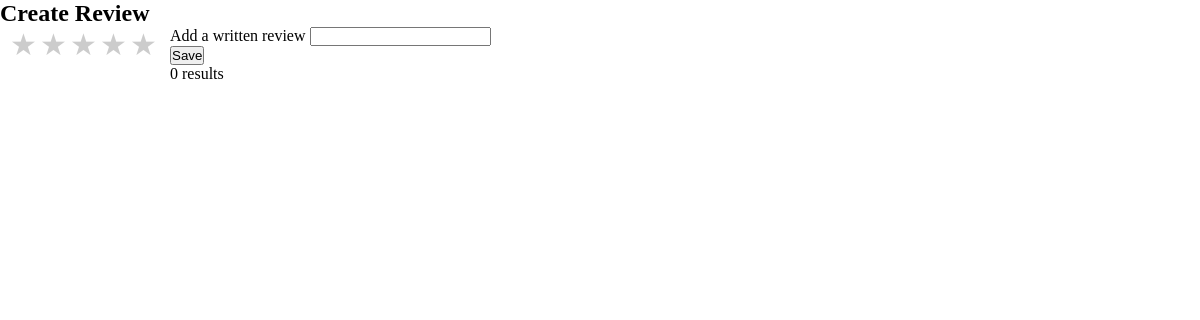
Before: /review1.php with the older database file.
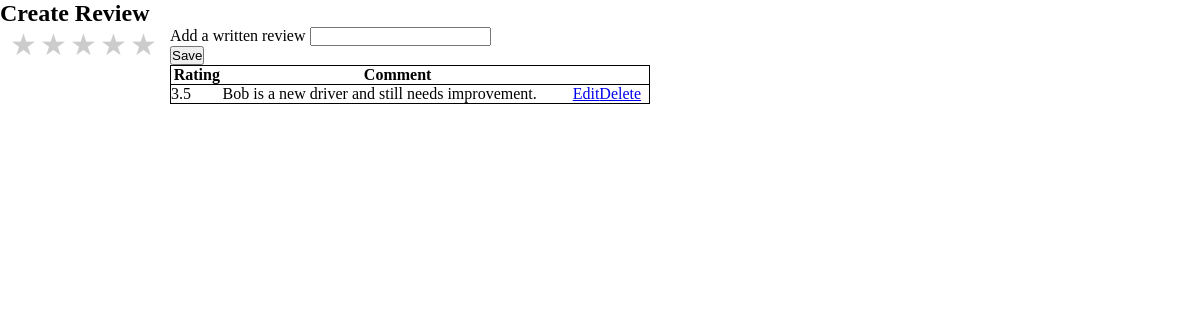
After: the same page with the newer database file.
### tables this page shows
CREATE TABLE RATING_PASSENGER (
    RatingID INT AUTO_INCREMENT,
    PassengerID INT,
    Star_rating DECIMAL(5,1),
    Comments VARCHAR(255),
    PRIMARY KEY (RatingID),
    FOREIGN KEY (PassengerID) REFERENCES PASSENGER(PassengerID)
);

### review1.php (the view, shortened to what this page needs)
<!DOCTYPE html>
<html>
<head>
</head>
<body>
    <h2>Create Review</h2>
	<form method="post" action="config.php" >
	<div class="wrapper">
		<div class="Star_rating">
    	<label for="star5" title="text">5</label>
    	<label for="star4" title="text">4</label>
    	<label for="star3" title="text">3</label>
    	<label for="star2" title="text">2</label>
    	<label for="star1" title="text">1</label>
  </div>
		</div>
		<div class="input-group">
			<label>Add a written review</label>
			<input type="text" name="comments" value="">
		</div>
		<div class="input-group">
			<button class="btn" type="submit" name="save" >Save</button>
		</div>
	</form>
        <div class='table'>
            <?php
            $con = mysqli_connect("db.luddy.indiana.edu", "i494f22_team06", "my+sql=i494f22_team06", "i494f22_team06");
            $sql = "SELECT RatingID, PassengerID ,Star_rating, Comments FROM RATING_PASSENGER";
            $result = mysqli_query($con, $sql);
            $num_rows = mysqli_num_rows($result);
            if ($num_rows > 0) {
                echo "<table style='border:1px red; border-collapse: collapse; width:40%; border: solid 2px solid black;'>";
                echo "<tr style='border:1px solid black;'><th>Rating</th><th>Comment</th>";
                while ($row = $result->fetch_assoc()) {
                    echo "<tr style='border:1px solid black;'>";
                    echo "<td>" .$row["Star_rating"] . "</td>";
                    echo "<td>" . $row["Comments"] . "</td>";
                    echo "<td>";
                    echo "<div class='btn-group'>";
                    echo "<a class='btn btn-warning'href='edit.php?RatingID=".$row['RatingID']."'>Edit</a>";
                    echo "<a class='btn btn-warning'href='delete.php?RatingID=".$row['RatingID']."'>Delete</a>";
                    echo "</div>";
                    echo "</td>";
                    echo "</tr>";
                }
                echo "</table>";
            } else {
                echo "0 results";
            }
            ?>
</body>
</html>

### review1.php (style rules this page uses)
* { margin: 0; padding: 0; }
.Star_rating { float: left; height: 46px; padding: 0 10px; }
.Star_rating:not(:checked) > label { float:right; width:1em; overflow:hidden; white-space:nowrap; cursor:pointer; font-size:30px; color:#ccc; }
.Star_rating:not(:checked) > label:before { content: '★ '; }

Changed rows visible on the page:
added rating_passenger: Star_rating "3.5", Comments "Bob is a new driver and still needs improvement."
Other visible differences:
text no longer shown: "0 results"
text now shown: "Rating Comment"
